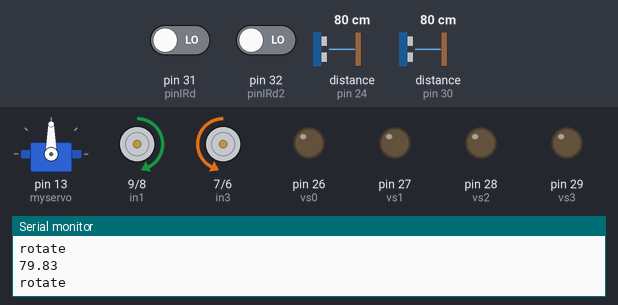
A sketch run on a simulated Arduino Mega 2560, built with avr-gcc and run on an emulated ATmega2560. On the bench: servo, motor-driver pin pairs drawn as motors (green arrow = first pin HIGH = forward, orange = second pin HIGH = backward, longer = more drive, scaled by the enable pin), output pins drawn as LEDs (lit = HIGH), the last lines printed to the serial monitor. Wiring (inferred from the names in the program): ultrasonic range finder: trigger pin 25; echo pin 24. Inputs (shaded band) come from the test bench; at power-on: distance to the obstacle (sensors on pin 24, pin 30) 80 cm, pin 31 (pinIRd) LOW, pin 32 (pinIRd2) LOW. The echo pulse lasts 58.3 µs per cm; pins used as bus, display or sensor lines are not drawn.

Above: at 1.2 s.
1.3 s: distance to the obstacle (sensor on pin 24) set to 2 cm
At 1.6 s:
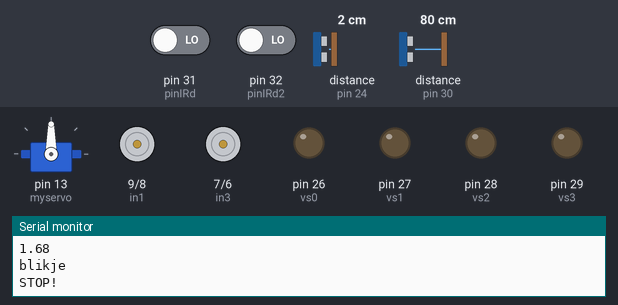
4.3 s: distance to the obstacle (sensor on pin 24) set to 7 cm
7.3 s: distance to the obstacle (sensor on pin 24) set to 10 cm
At 9.1 s:
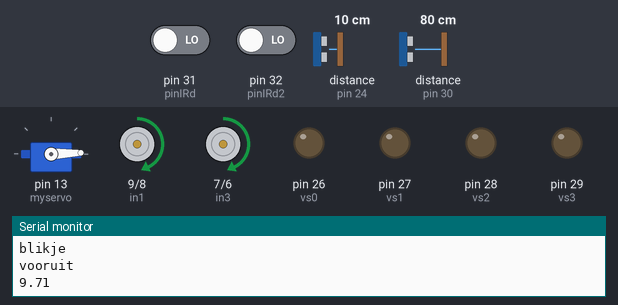
10.3 s: pin 31 (pinIRd) driven HIGH
At 10.6 s:
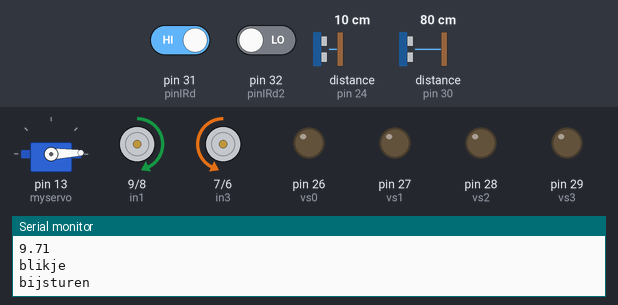
11.8 s: pin 31 (pinIRd) driven LOW
At 12.1 s:
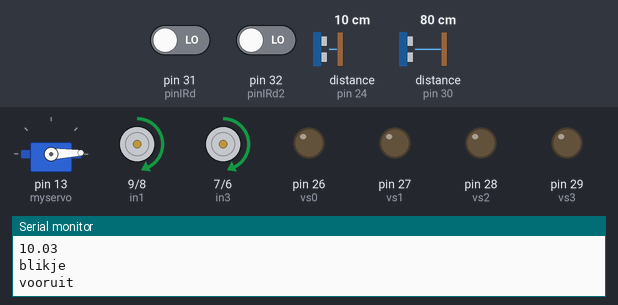
13.3 s: pin 32 (pinIRd2) driven HIGH
At 14.4 s:
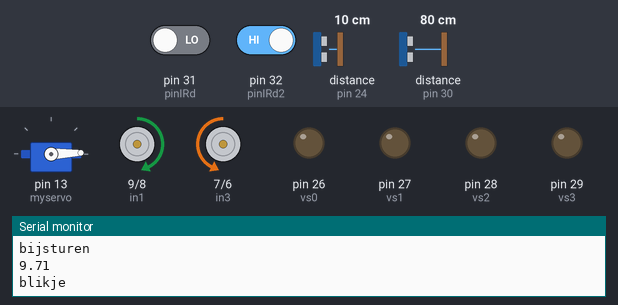
Timing chart, 0 to 15.8 s (numbered marks = the images above; inputs shaded):
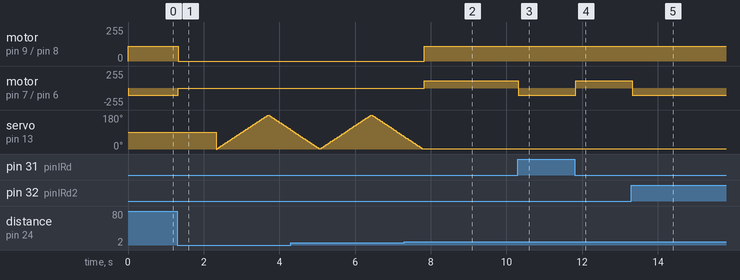

The sketch:

Robot_0.1.ino
```cpp
//Radar voor
const int echoVoor = 24;
const int trigVoor = 25;

//Radar achter
const int echoAchter = 38;
const int trigAchter = 39;

// motor A:
const int enA = 10;
const int in1 = 9;
const int in2 = 8;

// motor B:
const int enB = 5;
const int in3 = 7;
const int in4 = 6;

//kleursensor voor
const int vs0 = 26;
const int vs1 = 27;
const int vs2 = 28;
const int vs3 = 29;
const int vout = 30;

//kleursensor onder
const int s0 = 33;
const int s1 = 34;
const int s2 = 35;
const int s3 = 36;
const int out = 37;

//lijnsensor1
const int pinIRd = 31;

//lijnsensor2
const int pinIRd2 = 32;

//servo
#include <Servo.h>
Servo myservo;

long duur;
float afstand;
int frequency = 0;
int pos = 0;

int blikje = 0;

int red = 0;
int green = 0;
int blue = 0;
int black = 0;

//functies
void rotate(){
  digitalWrite(in1, HIGH);
  digitalWrite(in2, LOW);
  digitalWrite(in4, HIGH);
  digitalWrite(in3, LOW);
  analogWrite(enA, 110);
  analogWrite(enB, 110);
  }

void turnServo() {
  if(pos == 180) {
    for(pos = 180; pos > 0; pos -= 2) {
      myservo.write(pos);
      delay(15);
    }
  }
  else {
    for(pos = 0; pos < 180; pos += 2) {
      myservo.write(pos);
      delay(15);
    }
  }
}

void achteruit(){
  digitalWrite(in1, LOW);
  digitalWrite(in2, HIGH);
  digitalWrite(in3, LOW);
  digitalWrite(in4, HIGH);
  analogWrite(enA, 110);
  analogWrite(enB, 110);
}

void vooruit(){
    digitalWrite(in1, HIGH);
    digitalWrite(in2, LOW);
    digitalWrite(in3, HIGH);
    digitalWrite(in4, LOW);
    analogWrite(enA, 110);
    analogWrite(enB, 110);
  }

void stoppen(){
    digitalWrite(in1, LOW);
    digitalWrite(in2, LOW);
    digitalWrite(in3, LOW);
    digitalWrite(in4, LOW);
}

void links(){
  digitalWrite(in1, LOW);
  digitalWrite(in2, HIGH);
  digitalWrite(in3, HIGH);
  digitalWrite(in4, LOW);
  analogWrite(enA, 110);
  analogWrite(enB, 110);
}

void rechts(){
  digitalWrite(in1, HIGH);
  digitalWrite(in2, LOW);
  digitalWrite(in3, LOW);
  digitalWrite(in4, HIGH);
  analogWrite(enA, 110);
  analogWrite(enB, 110);
}

float getRadarVoor() {
  digitalWrite(trigVoor, LOW);
  delayMicroseconds(2);
  digitalWrite(trigVoor, HIGH);
  delayMicroseconds(10);
  digitalWrite(trigVoor, LOW);
  duur = pulseIn(echoVoor, HIGH);
  return duur / 58.2;
}

float getRadarAchter() {
  digitalWrite(trigAchter, LOW);
  delayMicroseconds(2);
  digitalWrite(trigAchter, HIGH);
  delayMicroseconds(10);
  digitalWrite(trigAchter, LOW);
  duur = pulseIn(echoAchter, HIGH);
  return duur / 58.2;
}
void bijsturen() {
  stoppen();
  //delay(1000);
  achteruit();
  //delay(500);
  rotate();
  //delay(200);
}

int getRed(){
  // Setting red filtered photodiodes to be read
  digitalWrite(vs2,LOW);
  digitalWrite(vs3,LOW);
  // Reading the output frequency
  frequency = pulseIn(vout, LOW);
  // Printing the value on the serial monitor
  frequency = map(frequency, 62, 340, 255, 0);
  //Serial.print("R= ");//printing name
  //Serial.print(frequency);//printing RED color frequency
  //Serial.println("  ");
  return frequency;
}
void color()
{
  digitalWrite(s2, LOW);
  digitalWrite(s3, LOW);
  //count OUT, pRed, RED
  red = pulseIn(out, digitalRead(out) == HIGH ? LOW : HIGH);
  digitalWrite(s3, HIGH);
  //count OUT, pBLUE, BLUE
  blue = pulseIn(out, digitalRead(out) == HIGH ? LOW : HIGH);
  digitalWrite(s2, HIGH);
  //count OUT, pGreen, GREEN
  green = pulseIn(out, digitalRead(out) == HIGH ? LOW : HIGH);
}

void setup() {
  Serial.begin(9600);
  //Radar
  pinMode(echoVoor, INPUT);
  pinMode(trigVoor, OUTPUT);

  pinMode(echoAchter, INPUT);
  pinMode(trigAchter, OUTPUT);

  //Motorboard
  pinMode(enA, OUTPUT);
  pinMode(enB, OUTPUT);
  pinMode(in1, OUTPUT);
  pinMode(in2, OUTPUT);
  pinMode(in3, OUTPUT);
  pinMode(in4, OUTPUT);

  //Kleursensor
  pinMode(s0, OUTPUT);
  pinMode(s1, OUTPUT);
  pinMode(s2, OUTPUT);
  pinMode(s3, OUTPUT);
  pinMode(out, INPUT);

  pinMode(vs0, OUTPUT);
  pinMode(vs1, OUTPUT);
  pinMode(vs2, OUTPUT);
  pinMode(vs3, OUTPUT);
  pinMode(vout, INPUT);
  digitalWrite(s0, HIGH);
  digitalWrite(s1, LOW);

  //lijnsensor1
  pinMode(pinIRd, INPUT);

  //lijnsensor2
  pinMode(pinIRd2, INPUT);

  //servo
  myservo.attach(13);
}

void loop() {

  //color();
//  Serial.print("R Intensity:");
//  Serial.print(red, DEC);
//  Serial.print(" G Intensity: ");
//  Serial.print(green, DEC);
//  Serial.print(" B Intensity : ");
//  Serial.print(blue, DEC);

  //Radar
  afstand = getRadarVoor();
  //afstand = getRadarAchter();
  Serial.println(afstand);

  if (afstand < 60 && afstand != 0) {
    blikje = 1;
    Serial.println("blikje");
    stoppen();
  }

  if(blikje == 0) {
    rotate();
    Serial.println("rotate");
    return;
  }

  if(blikje && !digitalRead(pinIRd) && !digitalRead(pinIRd2)){
    if (afstand > 8) {
      vooruit();
      Serial.println("vooruit");
    }
    else {
      stoppen();
      Serial.println("STOP!");

      red = getRed();
      Serial.print("RED: ");
      Serial.println(red);
      if(red > 250) {
        Serial.println("Draaien");
        turnServo();
      }

      blikje = 0;

      /*if (red < blue && red < green && red < 20){
        //Serial.println(" - (Red Color)");
        achteruit();
      }*/
    }
  }
  else{
    //Serial.println("motor stop");
    bijsturen();
    Serial.println("bijsturen");
  }
}
```

Measured:
- the behaviour switches between 8 and 9 cm on distance to the obstacle (sensor on pin 24) (found by bisection; images 1 and 2)
- after the input at 1.3 s, motor on pin 9 (in1) / pin 8 (in2): forward 110/255 → stopped at once; motor on pin 7 (in3) / pin 6 (in4): backward 110/255 → stopped at once
- after the input at 7.3 s, motor on pin 9 (in1) / pin 8 (in2), motor on pin 7 (in3) / pin 6 (in4): stopped → forward 110/255 after 0.53 s; servo on pin 13 (myservo): goes on until 7.8 s, then stays 2°
- after the input at 10.3 s, motor on pin 7 (in3) / pin 6 (in4): forward 110/255 → backward 110/255 at once
- after the input at 11.8 s, motor on pin 7 (in3) / pin 6 (in4): backward 110/255 → forward 110/255 at once
- after the input at 13.3 s, motor on pin 7 (in3) / pin 6 (in4): forward 110/255 → backward 110/255 at once
